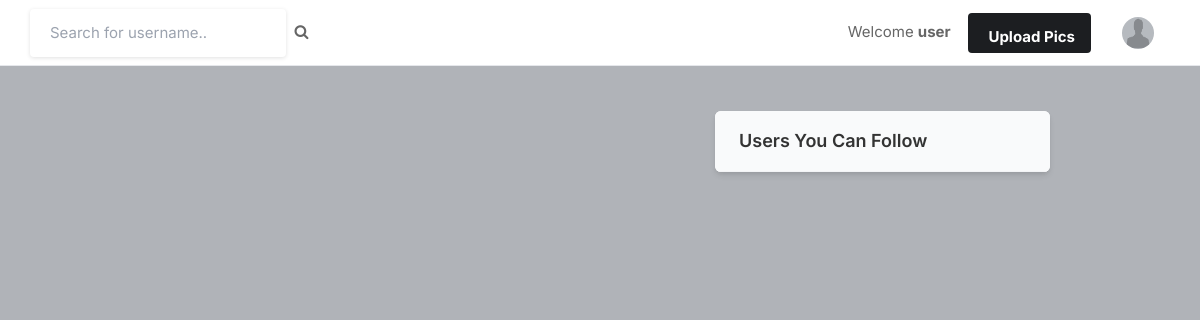
The app's page / (signed in), older data.
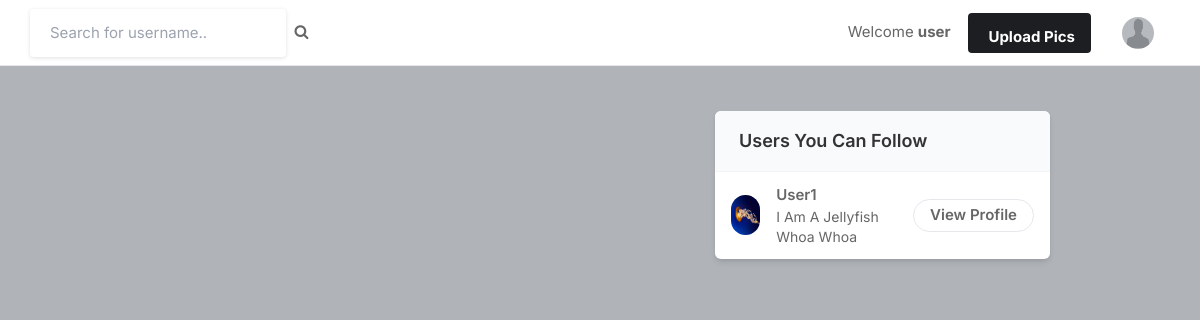
The same page, newer data.
### core/models.py (models this page shows, shortened)
class Profile(models.Model):
    user = models.ForeignKey(User, on_delete=models.CASCADE)
    id_user = models.IntegerField()
    bio = models.TextField(blank=True)
    profile_img = models.ImageField(upload_to='profile_image', default="profile_image\\blank-profile-picture.png")
    location = models.CharField(max_length=100, blank=True)

### core/views.py (the view)
# urls.py: path('', views.index, name='index'),
@login_required(login_url='signin')
def index(request):
    user_object = User.objects.get(username=request.user.username)
    user_profile = Profile.objects.get(user=user_object)
    user_following_list = []
    feed = []
    user_following = FollowersCount.objects.filter(follower=request.user.username)
    for users in user_following:
        user_following_list.append(users.user)
    for usernames in user_following_list:
        feed_lists = Post.objects.filter(user=usernames)
        feed.append(feed_lists)
    feed_list = list(chain(*feed))
    all_users = User.objects.all()
    user_following_all = []
    for user in user_following:
        user_list = User.objects.get(username=user.user)
        user_following_all.append(user_list)
    new_suggestion_list = [x for x in list(all_users) if (x not in list(user_following_all))]
    current_user = User.objects.filter(username=request.user.username)
    final_suggestions_list = [x for x in list(new_suggestion_list) if x not in list(current_user)]
    random.shuffle(final_suggestions_list)
    username_profile =[]
    username_profile_list =[]
    for users in final_suggestions_list:
        username_profile.append(users.id)
    for ids in username_profile:
        profile_lists = Profile.objects.filter(id_user=ids)
        username_profile_list.append(profile_lists)
    suggestions_username_profile_list = list(chain(*username_profile_list))
    return render(request, 'index.html', {'user_profile': user_profile, 'posts':feed_list, 'suggestions_username_profile_list':suggestions_username_profile_list[:4]})

### templates/index.html (shortened to what this page needs)
{% load static %}
<!DOCTYPE html>
<html lang="en">
<head>
    <link rel="stylesheet" href="{% static 'assets/css/icons.css' %}">
    <link rel="stylesheet" href="{% static 'assets/css/uikit.css' %}">
    <link rel="stylesheet" href="{% static 'assets/css/style.css' %}">
    <link rel="stylesheet" href="{% static 'assets/css/tailwind.css' %}">
    <link rel="stylesheet" href="https://cdnjs.cloudflare.com/ajax/libs/font-awesome/4.7.0/css/font-awesome.min.css">
</head>
<body>
            <header>
                <div class="header_inner">
                    <form action = "/search" method='POST'>
                    <div class="left-side">
                            <input type="text" name="username" placeholder="Search for username..">&nbsp;&nbsp;
                            <button type="submit"><i class="fa fa-search fa-1x"></i></button>
                    </div>
                    </form>
                    <div class="right-side lg:pr-4">
                        <a href="profile/{{user.username}}" class="">
                            Welcome <b name="" class="">{{user.username}}&nbsp; &nbsp; &nbsp;</b>
                        </a>
                        <a href="#"
                            class="bg-pink-500 flex font-bold hidden hover:bg-pink-600 hover:text-white inline-block items-center lg:block max-h-10 mr-4 px-4 py-2 rounded shado text-white">
                              Upload Pics
                        </a>
                        <a href="#">
                            <img src="{{user_profile.profile_img.url}}" class="header-avatar" alt="">
                        </a>
                    </div>
                </div>
            </header>
            <div class="container m-auto">
                <div class="lg:flex justify-center lg:space-x-10 lg:space-y-0 space-y-5">
                    <div class="space-y-5 flex-shrink-0 lg:w-7/12">
                    </div>
                    <div class="lg:w-5/12">
                        <div class="bg-white  shadow-md rounded-md overflow-hidden">
                            <div class="bg-gray-50  border-b border-gray-100 flex items-baseline justify-between py-4 px-6 ">
                                <h2 class="font-semibold text-lg">Users You Can Follow</h2>
                            </div>
                            <div class="divide-gray-300 divide-gray-50 divide-opacity-50 divide-y px-4 ">
                                {% for suggestion in suggestions_username_profile_list %}
                                <div class="flex items-center justify-between py-3">
                                    <div class="flex flex-1 items-center space-x-4">
                                        <a href="/profile/{{suggestion.user}}">
                                            <img src="{{suggestion.profile_img.url}}" class="bg-gray-200 rounded-full w-10 h-10">
                                        </a>
                                        <div class="flex flex-col">
                                            <span class="block capitalize font-semibold"> {{suggestion.user}} </span>
                                            <span class="block capitalize text-sm"> {{suggestion.bio}} </span>
                                        </div>
                                    </div>
                                    <a href="/profile/{{suggestion.user}}" class="border border-gray-200 font-semibold px-4 py-1 rounded-full hover:bg-pink-600 hover:text-white hover:border-pink-600 "> View Profile </a>
                                </div>
                                {% endfor %}
                            </div>
                        </div>
                    </div>
                </div>
            </div>
</body>
</html>

Row changes from the older to the newer data that the page shows:
added Profile: profile_img (picture), user "User1", bio "I Am A Jellyfish Whoa Whoa"
